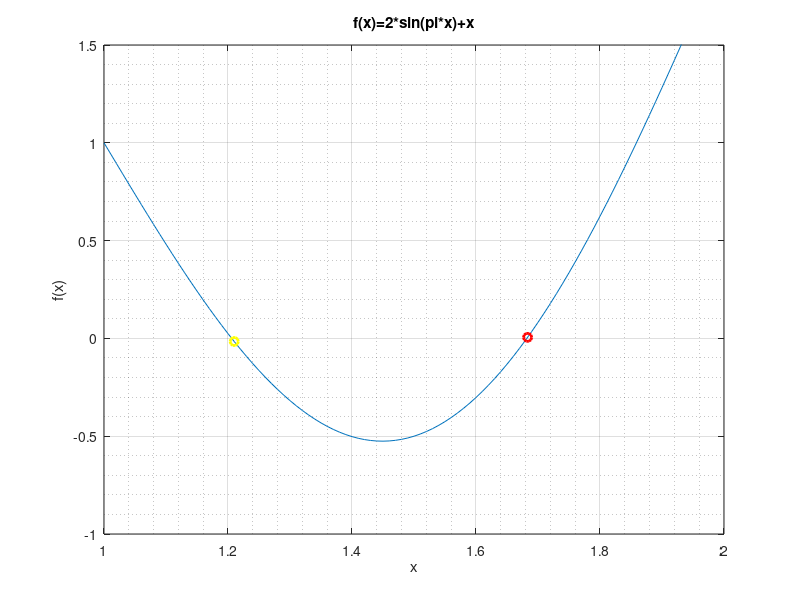
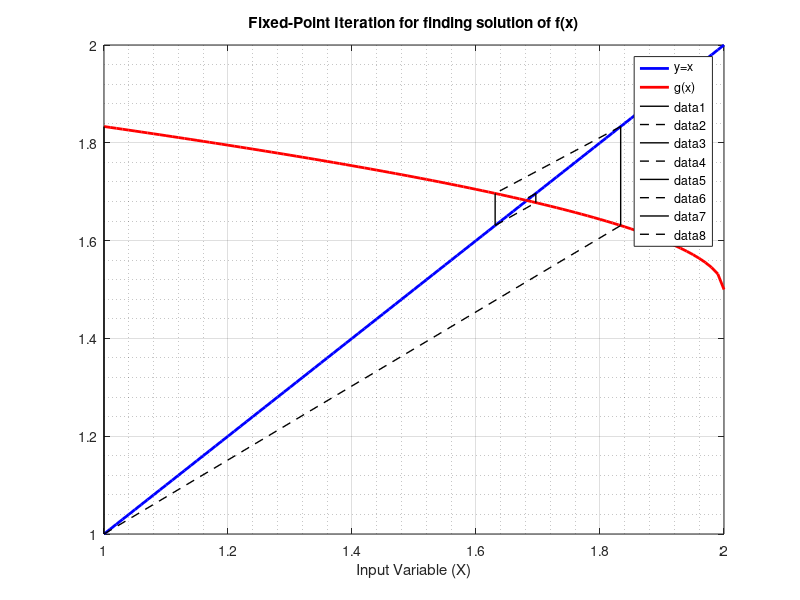

Here is the MATLAB script that generated these plots, in order:
%% Exercise Set 2.2 Problem 15.
% Numerical Analysis by R.L. Burden
% Author: Golnoosh Morshedi
% 9th Edition Page 66. 
% f(x) = 2 sin (pi*x) + x = 0.
% Fixed-Point Iteration to find solution for f(x)
% Error bound <1e-2
%-------------------------------------------------------------------------
function FPI15()
clear
clc
    x=1:0.01:2;         % pick an interval for input variable.
    figure()            % Open new figure
    plot(x,f(x))        % plot f(x)
    hold on
    xx=1.210;
    xxx=1.6832;
    plot(xx,f(xx),'yo','Linewidth',2)
    hold on
    plot(xxx,f(xxx),'ro','Linewidth',2)
    grid on             % Show grid lines
    grid minor
    % Making Title for figure
    title('f(x)=2*sin(pi*x)+x');xlabel('x');ylabel('f(x)')
    ylim([-1,1.5])
    % Ploting y=x and g(x) in new figure
    figure()
    y=x;
    plot(x,y,'b','Linewidth',2) 
    title('Fixed-Point Iteration for finding solution of f(x)')
    xlabel('Input Variable (X)')
    grid on ; grid minor
    hold on
    plot(x,g(x),'r','Linewidth',2)
    legend('y=x','g(x)'); ylim([1,2])
    %Initial Condition
    x0=1;
    x1=g(x0);
    iter=0;
    while abs(x1-x0)>1e-2
        % Plot a first point and its projection on both y=x & g(x)
        plot([x0 x0],[x0 g(x0)],'k','Linewidth',1)
        plot([x0 x1],[x0 g(x1)],'k--','Linewidth',1)
        % We can use pause command to see steps of convergence.
        %pause
        x0=x1;
        x1=g(x0);
        iter=iter+1;
    end
fprintf('A solution for (2*sin(pi*x)+x)after %d Iteration is: %.10g\n',iter,x1) 
% Declare f(x)
function out=f(x)
out=2.*(sin(pi.*x))+x;
% Translating f(x) in the form of x=g(x)
%Declare g(x)
function out=g(x)
out=(1/pi).*(asin(-x./2))+2;